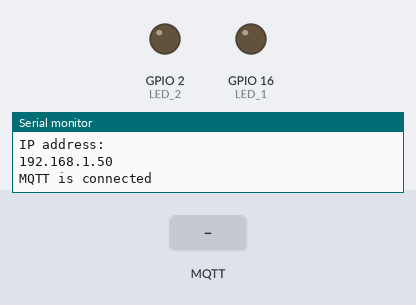
Simulated run of this program. Board: ESP8266 (NodeMCU). On the bench: output pins drawn as LEDs (lit = HIGH), the last lines printed to the serial monitor. The inputs (shaded band) are chosen by the test bench. WiFi joins after 1.5 s; servers stay silent unless stated; no MQTT or app messages arrive unless stated.

Above: at 3.2 s.
3.3 s: MQTT message "/LED_ON" arrives on the second subscribed topic
At 4.4 s:
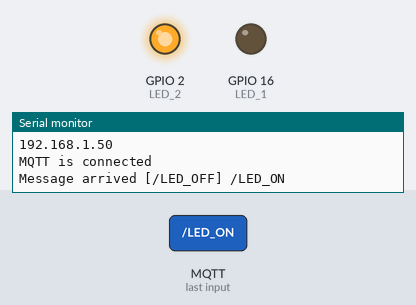
5.0 s: MQTT message "/LED_ON" arrives on the first subscribed topic
At 5.6 s:
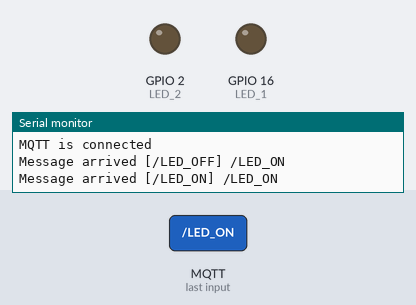
Timing chart, 0 to 8.0 s (numbered marks = the images above; inputs shaded):
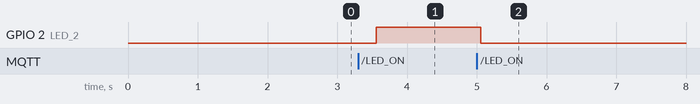

The program:

main.cpp
```cpp
// (licence header left out)
/*=========================== 头文件 =============================*/
#include <Arduino.h>
#include <ESP8266WiFi.h>
#include <PubSubClient.h>
#include <Crypto.h>
#include <SHA256.h>
#include <string.h>
/*=========================== 全局变量及宏定义 =============================*/
/**
 * WiFiClient 创建wifi 客户端对象,用于接入WIFI
 * PubSubClient 创建mqtt 客户端对象,用于接入MQTT
 * ssid : WIFI名称
 * password : WIFI密码
 * port : 端口 通常1883 不需要改
 */

#define port 1883
const char *ssid = "heartbeats";
const char *password = "24682468";
WiFiClient espClient;
PubSubClient client(espClient);
/** if you want to use Aliyun you can use the following instructions.
 *
 *  STEP 1 定义宏定义 #define Aliyun_IoT
 *            such as  //#define Aliyun_IoT -> #define Aliyun_IoT
 *  STEP 2 设置三元组信息
 *            such as     String productKey = "a1AiKMtUf57";   //产品Key
 *                        String deviceName = "demo";          //设备名
 *                        String deviceSecret = "77dcf17f5bf94e05f370a55ae2fc085b"; //设备密码
 *  PS : 默认使用用户私人的云平台，请自行配置
 */
//#define Aliyun_IoT
#ifdef Aliyun_IoT
/********************************* 阿里云IoT 物联网云平台 ********************************/
#define SHA256HMAC_SIZE 32
/*三元组*/
String productKey = "a1AiKMtUf57";                        //产品Key
String deviceName = "demo";                               //设备名
String deviceSecret = "77dcf17f5bf94e05f370a55ae2fc085b"; //设备密码
/*以下信息由AliyunIoT()接口实现,不必手动修改*/
//${YourProductKey}.iot-as-mqtt.${YourRegionId}.aliyuncs.com
String aliyun_mqtt_server = "YourProductKey.iot-as-mqtt.cn-shanghai.aliyuncs.com";
//${clientId}|securemode=3,signmethod=hmacsha1|
//${clientId}为设备的ID信息。可取任意值，长度在64字符以内。建议使用设备的MAC地址或SN码。
String aliyun_clientID = "clientId|securemode=3,signmethod=hmacsha1|";
//${YourDeviceName}&${YourProductKey}
String aliyun_clientName = "YourDeviceName&YourProductKey";
String aliyun_clientPwd = "3BE07969F6995653F4FB53A86878DF0BB0928576";
/**点击了解更多**/
/**https://help.aliyun.com/document_detail/140507.html?spm=a2c4g.11186623.6.571.1b5a24dfCbOOFK**/
/********************************* 阿里云IoT 物联网云平台 ********************************/
#else
/*
 * mqtt_server : MQTT服务器域名/IP地址
 * clientID : 接入服务器的MQTT客户端ID
 * clientName ：接入服务器的用户
 * clientPwd ：接入服务器的密码
 */
const char *mqtt_server = "47.95.249.141";
const char *clientID = "mqtt-31902342";
const char *clientName = "ESP32";
const char *clientPwd = "public";
#endif
/*=========================== 用户自定义全局变量&宏定义 =============================*/

#define LED_1 16 //GPIO16
#define LED_2 2  //GPIO02

/*=========================== 用户自定义全局变量&宏定义 =============================*/

/*======================================== WIFI =========================================*/
/*
 * @brief:连接WiFi
 * @param:none
 * @retval:none
*/
void wifi_connect()
{
  //设置wifi station模式
  WiFi.mode(WIFI_STA);
  //连接wifi
  WiFi.begin(ssid, password);
  //判断连接状态
  while (WiFi.status() != WL_CONNECTED)
  {
    delay(1000);
    Serial.println("WIFI is connecting ...");
  }
  Serial.println("WIFI connected");
  Serial.println("IP address: ");
  Serial.println(WiFi.localIP());
}

/*======================================== MQTT =========================================*/

/*
 * @brief:MQTT回调函数,用于获取订阅的消息
 * @param:topics 订阅的主题
 * @param:payload 订阅的主题的消息 注：byte 只能一个字节一个字节读
 * @param:length 消息大小
 * @retval:none
*/
void callback(char *topics, byte *payload, unsigned int length)
{
  String topic = topics; //Stirng方便处理
  /**打印消息**/
  Serial.print("Message arrived [");
  Serial.print(topics);
  Serial.print("] ");
  for (int i = 0; i < length; i++)
  {
    Serial.print((char)payload[i]);
  }
  Serial.println();

  /**对消息进行处理,用户自己完成**/
  /**===================== Example ====================**/
  /*
   * 可以对 topic 筛选
  */

  if (topic == "/LED_ON")
  {
    digitalWrite(LED_2, LOW); //开灯
  }
  if (topic == "/LED_OFF")
  {
    digitalWrite(LED_2, HIGH); //关灯
  }
  /**===================== Example ====================**/
}
#ifdef Aliyun_IoT
/*====================================== Aliyun_IOT =========================================*/
/*
 * @brief:hmac256 加密 用于计算Aliyun接入密码
 * @param: signcontent 加密对象 拼接规则 ${"clientId" + deviceName + "deviceName" + deviceName + "productKey" + productKey }
 * @param: deviceSecret 设备密码用于加密
 * @retval: Password 接入Aliyun的密码
*/
String hmac256(const String signcontent, const String deviceSecret)
{
  byte hashCode[SHA256HMAC_SIZE];
  SHA256 sha256;

  const char *key = deviceSecret.c_str();
  size_t keySize = deviceSecret.length();

  sha256.resetHMAC(key, keySize);
  sha256.update((const byte *)signcontent.c_str(), signcontent.length());
  sha256.finalizeHMAC(key, keySize, hashCode, sizeof(hashCode));

  String Password = "";
  for (byte i = 0; i < SHA256HMAC_SIZE; ++i)
  {
    Password += "0123456789ABCDEF"[hashCode[i] >> 4];
    Password += "0123456789ABCDEF"[hashCode[i] & 0xf];
  }
  return Password;
}

/*
 * @brief:Aliyun_IoT 接入函数
 * @param: productKey 产品Key
 * @param: deviceName 设备名
 * @param: deviceSecret 设备密码
 * @retval: none
*/
void AliyunIoT(String productKey, String deviceName, String deviceSecret)
{
  String signcontent;
  /*拼接服务器地址(只针对华东2,其它地区需要修改cn-shanghai)*/
  aliyun_mqtt_server = productKey + ".iot-as-mqtt.cn-shanghai.aliyuncs.com";
  /*拼接MQTT客户端ID(只采用TCP直连和hmacsha256加密方式)*/
  aliyun_clientID = deviceName + "|securemode=3,signmethod=hmacsha256|";
  /*拼接MQTT客户端名*/
  aliyun_clientName = deviceName + "&" + productKey;
  /*拼接MQTT客户端密码加密对象*/
  signcontent = "clientId" + deviceName + "deviceName" + deviceName + "productKey" + productKey;
  /*获取MQTT客户端密码*/
  aliyun_clientPwd = hmac256(signcontent, deviceSecret);
  /*设置mqtt服务器地址和端口*/
  client.setServer(aliyun_mqtt_server.c_str(), 1883);
  /*设置mqtt保持活跃时间 ms*/
  client.setKeepAlive(60);
  /*设置消息回调函数*/
  client.setCallback(callback);

  while (!client.connect(aliyun_clientID.c_str(), aliyun_clientName.c_str(), aliyun_clientPwd.c_str()))
  {
    Serial.println("Aliyun_IoT is connecting ...");
    delay(1000);
  }
  Serial.println("Aliyun_IoT is connected");

  String AttributesSet = "/sys/" + productKey + "/" + deviceName + "/thing/service/property/set";
  client.subscribe(AttributesSet.c_str(), 0);
}
/*====================================== Aliyun_IOT =========================================*/
#else
/*
 * @brief:MQTT连接
 * @param:none
 * @retval:none
*/
void mqtt_connect()
{
  /*设置mqtt服务器地址和端口*/
  client.setServer(mqtt_server, 1883);
  /*设置mqtt保持活跃时间 ms*/
  client.setKeepAlive(60);
  /*设置消息回调函数*/
  client.setCallback(callback);

  /**
   * 连接服务器
   *
   * client.connect(ClientID,Name,Password)
   *
   * ClientID : 接入服务器的MQTT客户端ID
   * Name ：接入服务器的用户
   * Password ：接入服务器的密码
   *
   */
  while (!client.connect(clientID, clientName, clientPwd))
  {
    Serial.println("MQTT is connecting ...");
    delay(1000);
  }
  Serial.println("MQTT is connected");
  /**
   * 订阅主题
   *
   * client.subscribe(topic,qos)
   *
   * topic ： 订阅的主题
   * qos : 服务质量,Broker 与 Client 之间消息通信关系. 0 or 1 or 2
   * 最多一次（0）只发不管收没收到
   * 最少一次（1）至少接受到一次
   * 只一次  （2）确保只接受一次,慢,安全最高
   *
   */
  client.subscribe("/LED_ON", 0);
  client.subscribe("/LED_OFF", 0);
  client.subscribe("/test", 0);
  /**
   * 发出消息
   *
   * client.publish(topic,payload,retained)
   *
   * topic ： 发布的主题
   * payload ： 消息体
   * retained ：保留消息 true or false
   */
  client.publish("/test", "... this is a test of mqtt ...", false);
}
#endif
/*====================================== 初始化 =========================================*/
/*
 * @brief:初始化
 * @param:none
 * @retval:none
*/
void setup()
{
  Serial.begin(115200); //设置串口波特率
  /*====================用户初始化=======================*/
  /**如 IO口模式初始化**/
  pinMode(LED_1, OUTPUT);
  pinMode(LED_2, OUTPUT);

  /*====================用户初始化=======================*/
  wifi_connect(); //wifi连接
#ifdef Aliyun_IoT
  AliyunIoT(productKey, deviceName, deviceSecret); //Aliyun 连接
#else
  mqtt_connect();   //mqtt连接
#endif
}

/*===================================== 循环执行 ========================================*/
/*
 * @brief:需要循环执行的代码
 * @param:none
 * @retval:none
*/
void loop()
{
  /**判断 WIFI & MQTT 连接状态**/
  while (!WiFi.isConnected() || !client.connected())
  {
    wifi_connect(); //wifi连接
#ifdef Aliyun_IoT
    AliyunIoT(productKey, deviceName, deviceSecret); //Aliyun 连接
#else
    mqtt_connect(); //mqtt连接
#endif
  }
  client.loop();

  /*==================== 用户使用=======================*/
  /**如 需要不断地向云上传数据**/

  /*==================== 用户使用=======================*/
  delay(500);
}
```

Measured:
- after the input at 3.3 s, GPIO 2 (LED_2): LOW → HIGH after 0.26 s
- after the input at 5.0 s, GPIO 2 (LED_2): HIGH → LOW after 0.06 s
